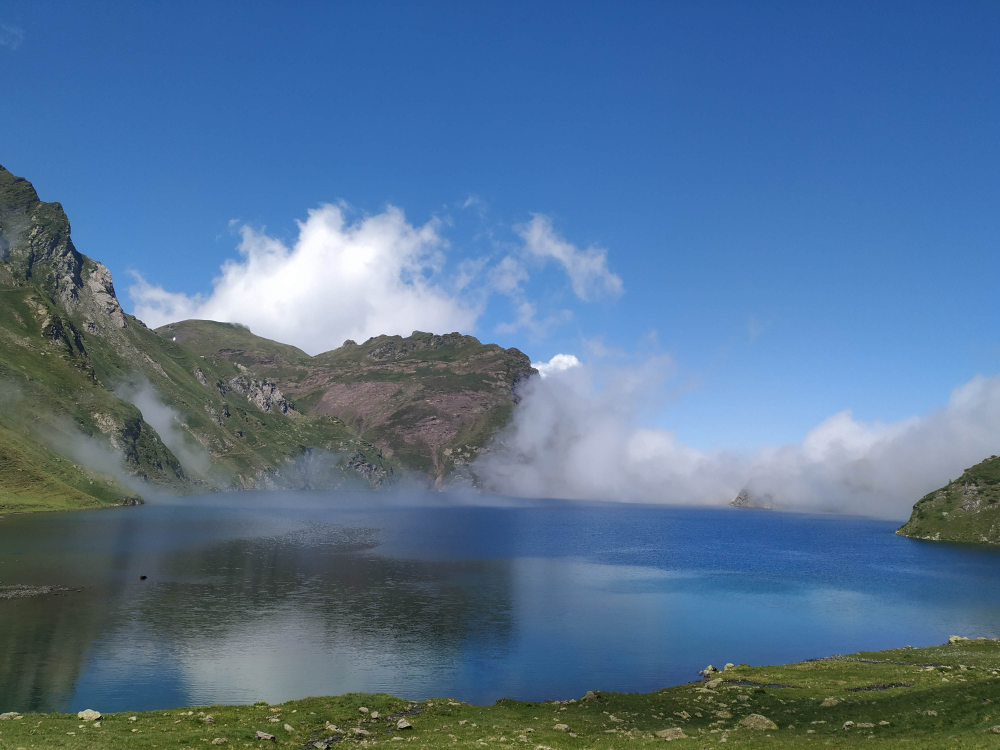
#> input picture landscape.bmp, 4000 x 3000 px (shown at 1/4 size)
$ jupyter execute TP_3_solution.ipynb
#> lines starting #> are read from the running program, lines starting #| are printed output that depends on the picture
# Image Deconvolution with Regularization

This numerical tour explores the use of
Sobolev and TV regularizations to perform image deconvolution.

## Imports

[cell 1]
import numpy as np
import matplotlib.pyplot as plt
from PIL import Image
plt.gray()

# seeding the code makes the results reproducible
# change the seed to get new realizations of numpy random variables
np.random.seed(33)

## The setting

This tour focuses on the deconvolution problem. We have a blurry and noisy measurement:
$$y=\Phi f_0 + w = f_0 \star h + w$$
where $h$ is the filter (low pass) and $w$ white Gaussian noise.

We consider variational deconvolution methods, that look for:
 $$f^\star \in \text{argmin}_f \frac{1}{2}\|y-\Phi f\|^2 + \lambda J(f)$$
where $J(f)$ is a prior energy.

In this tour we will consider a simple L2 prior (the image is assumed to have a bounded energy), a Sobolev prior
(the image is uniformly smooth) and an approximate total variation prior (the
image has edges of bounded perimeter).

Note that the parameter $\lambda$ should be carefully chosen to fit the
noise level.

## Image Blurring

Deconvolution corresponds to removing a blur from an image.
We use here a Gaussian blur.

First we load the image.

[cell 2]
# Download any image you want and put it in the same directory as this script, in the bmp format: 'name_of_image.bmp'
f0 = Image.open('landscape.bmp') # Change the name if needed
#> f0 is the input picture: PIL image 4000x3000 RGB; mean R, G, B 84.7, 115, 146.4

n = 256
f0 = f0.resize((n, n)) # Resize image
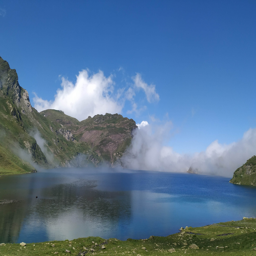
#> f0: PIL image 256x256 RGB; mean R, G, B 84.7, 115, 146.4

f0 = f0.convert('L') # Image to grayscale
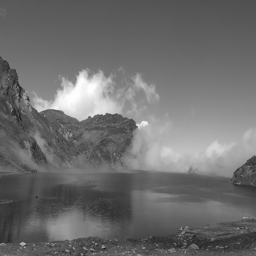
#> f0: PIL image 256x256 L; min 19, max 255, mean 109.5
f0 = np.array(f0) # Convert to numpy array
f0 = f0 / f0.max() # Values are now in [0, 1]
#> f0: shape (256, 256) float64

plt.axis('off')
plt.imshow(f0); # Display image

We build a convolution kernel.
Since we are going to use Fourier to compute the convolution,
we set the center of the kernel in the (1,1) pixel location.

[cell 3]
# Grid
x = np.concatenate((np.arange(0, n // 2), np.arange(-n // 2, 0)))
[Y, X] = np.meshgrid(x, x)

print('X = ', X)
print('Y = ', Y)

# Kernel h
s = 3
h = np.exp((-X ** 2 -Y ** 2) / (2 * s ** 2))
h /= sum(h.flatten())

We assign a name to the Fourier transform $\hat h$ (which should be real because of symmetry).

[cell 4]
hF = np.real(np.fft.fft2(h))

Display the kernel and its transform.
We use `fftshift` to center the filter for display.

[cell 5]
plt.subplot(1, 2, 1)
plt.axis('off')
plt.title('Filter')
plt.imshow(np.fft.fftshift(h))

plt.subplot(1, 2, 2)
plt.axis('off')
plt.title('Fourier transform')
plt.imshow(np.fft.fftshift(hF))

plt.show()
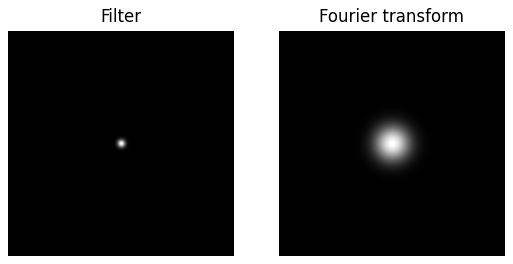
#> figure drawn by matplotlib, 2 panels

We use this short hand for the filtering.
Note that this is a symmetric operator.

[cell 6]
Phi = lambda x, h: np.real(np.fft.ifft2(np.fft.fft2(x) * np.fft.fft2(h)))

We use `Phi`, and NumPy's `random` module to compute $y = \Phi f_0 + w$.

[cell 7]
sigma = .02
y = Phi(f0, h) + np.random.randn(n,n) * sigma
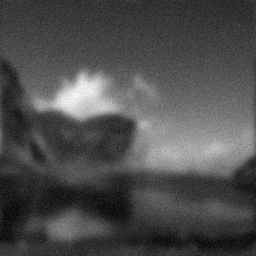
#> y: shape (256, 256) float64; min 0.162, max 1.04, mean 0.429; drawn with min black and max white

Display.

[cell 8]
snr = lambda x, y: 20 * np.log10(np.linalg.norm(x) / np.linalg.norm(x - y))

[cell 9]
plt.title('Observation, SNR={:.2f} dB'.format(snr(f0, y)))
plt.axis('off')
plt.imshow(y)
plt.show()

## Deconvolution with L2 Regularization

Deconvolution without regularization is obtained by dividing the Fourier transform of $y$ by $\hat h$:
 $$f^\star(\omega) = \frac{\hat y(\omega)}{\hat h(\omega)} = \hat f_0(\omega) + \hat w(\omega)/{\hat h(\omega)}.$$
Unfortunately this creates an explosion of the Noise. To avoid this explosion, we add a simple L2 regularization:
 $$f^{\star} = \text{argmin}_f \: \|y-\Phi f\|^2 + \lambda \|f\|^2.$$
Since the filtering is diagonalized over Fourier, the solution in the Fourier domain reads
 $$\hat f^\star_k(\omega) = \frac{\hat y_k(\omega) \overline{\hat h_k(\omega)}}{ |\hat h_k(\omega)|^2 + \lambda }.$$

Fourier transform of the observation:

[cell 10]
yF = np.fft.fft2(y)

We set a value for the regularization parameter:

[cell 11]
Lambda = 0.02

**Question 1:** Compute $f^\star$ and display the deconvoluted image and its SNR.

[cell 12]
fF = (yF * hF) / (np.abs(hF) ** 2 + Lambda)
f = np.real(np.fft.ifft2(fF))
plt.title('Deconvoluted image, SNR={:.2f} dB'.format(snr(f0, f)))
plt.imshow(f)
plt.show()

**Question 2:** Plot the SNR for $\lambda\le 0.05$. Display the deconvoluted image obtained with the best $\lambda$.

[cell 13]
Lambdas = np.linspace(0.001, 0.05)
def deconvolve_L2(Lambda):
#> called with Lambda = 0.001
    fF = (yF * hF) / (np.abs(hF) ** 2 + Lambda)
    return np.real(np.fft.ifft2(fF))
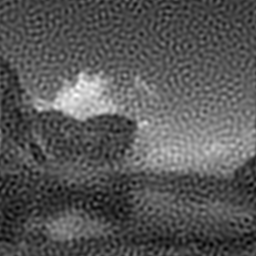
#> returned value: shape (256, 256) float64; min 0.0464, max 1.16, mean 0.429; drawn with min black and max white
SNRs = [snr(f0, deconvolve_L2(Lambda)) for Lambda in Lambdas]
#> call 3 of deconvolve_L2, with Lambda = 0.003
#> in deconvolve_L2 (call 3), `return np.real(np.fft.ifft2(fF))`:
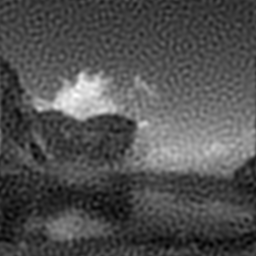
#> returned value: shape (256, 256) float64; min 0.119, max 1.1, mean 0.428; drawn with min black and max white
#> in deconvolve_L2 (call 35), `return np.real(np.fft.ifft2(fF))`:
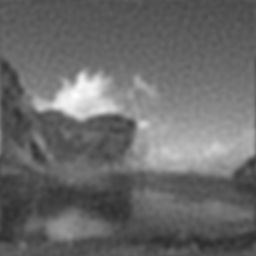
#> returned value: shape (256, 256) float64; min 0.181, max 1, mean 0.415
#> SNRs = 50 values, max 23.57 at index 17, min 17.1 at index 0, mean 22.76
plt.plot(Lambdas, SNRs)
plt.xlabel(r'$\lambda$')
plt.ylabel('SNR (dB)')
plt.show()
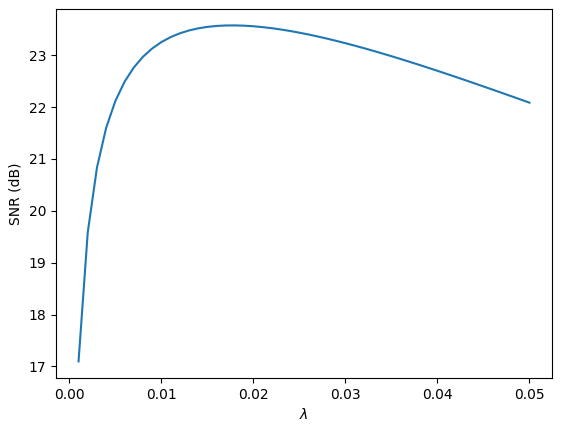
#> figure drawn by matplotlib, 1 panel; curve peaks at x = 0.018, y = 23.57

[cell 14]
best_lambda = Lambdas[np.argmax(SNRs)]
#> best_lambda = 0.018
plt.title('Optimal deconvoluted image, SNR={:.2f} dB'.format(snr(f0, deconvolve_L2(best_lambda))))
plt.imshow(deconvolve_L2(best_lambda))
plt.show()

## Deconvolution via Sobolev Regularization

L2 regularization did not perform any denoising. To remove some noise, we
can penalize high frequencies using Sobolev regularization. The Sobolev prior reads (note the conversion from spatial domain to Fourier domain)
 $$J(f) = \sum_x \|\nabla f(x)\|^2 = \sum_{\omega} S(\omega) \|\hat f(\omega)\|^2 $$
where $S(\omega)=\|\omega\|^2$.

Since this prior can be written over the Fourier domain, one can compute
the solution to the deblurring with Sobolev prior simply with the Fourier
coefficients:
 $$\hat f^\star(\omega) = \frac{\hat y(\omega) \overline{\hat h(\omega)}}{ \|\hat h(\omega)\|^2 + \lambda S(\omega) }$$

Recall we have a grid $X, Y$. We compute the Sobolev regularization (rescaled between 0 and 1):

[cell 15]
S = (X ** 2 + Y ** 2) * (2 / n) ** 2

**Question 3:** Again, find the optimal Lambda for this method and display the best deconvoluted image.

[cell 16]
def deconvolve_sobolev(Lambda):
#> called with Lambda = 0.001
    fF = yF * hF / (hF ** 2 + Lambda * S)
    return np.real(np.fft.ifft2(fF))
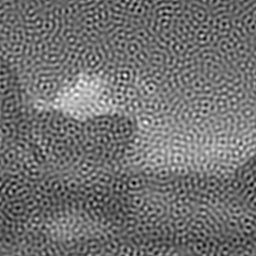
#> returned value: shape (256, 256) float64; min -0.418, max 1.48, mean 0.429; drawn with min black and max white

Lambdas = np.linspace(0.001, 1.)
SNRs = [snr(f0, deconvolve_sobolev(Lambda)) for Lambda in Lambdas]
#> SNRs = 50 values, max 24.15 at index 45, min 7.95 at index 0, mean 23.38
plt.plot(Lambdas, SNRs)
plt.xlabel(r'$\lambda$')
plt.ylabel('SNR (dB)')
plt.show()

[cell 17]
best_lambda = Lambdas[np.argmax(SNRs)]
#> best_lambda = 0.918
plt.title('Optimal deconvoluted image, SNR={:.2f} dB'.format(snr(f0, deconvolve_sobolev(best_lambda))))
plt.imshow(deconvolve_sobolev(best_lambda))
plt.show()

## Deconvolution by Total Variation Regularization

Sobolev regularization denoises but also tends to blur the
edges, thus leading to poor results on cartoon images.

The TV prior is able to better reconstruct sharp edges. It reads:
 $$J(f) = \sum_x \| \nabla f(x)\|$$

With respect to the Sobolev energy, it simply corresponds to taking
the L1 norm instead of the L2 norm, thus dropping the square in the
functional.

Unfortunately, the TV functional $J(f)$ is not a smooth function of the image
$f$. It thus requires the use of advanced convex optimization methods to
be minimized for regularization.

An alternative is to replace the absolute value by a smooth absolute value.
The smoothed TV norm reads:
 $$J(f) = \sum_x \sqrt{\|\nabla f(x)\|^2+\varepsilon^2}$$

When $\varepsilon$ gets close to zero, the smoothed energy becomes closer to
the original total variation, but the optimization becomes more
difficult. When $\varepsilon$ becomes large, the smoothed energy becomes
closer to the Sobolev energy, thus blurring the edges.

Unfortunately, this prior is non-quadratic, and cannot be expressed over
the Fourier domain. One thus needs to use an iterative scheme such as a
gradient descent to approximate the solution.

An iteration of the gradient descent reads:
 $$f^{(k+1)} = f^{(k)} - \tau \left( h \star (h \star f^{(k)} - y) +  \lambda \text{Grad} J(f^{(k)})  \right)$$

The gradient of the smoothed TV energy is:
 $$\text{Grad} J(f) = -\text{div}\left( \frac{\nabla f}{ \sqrt{\|\nabla f\|^2+\varepsilon^2} } \right)$$

[cell 18]
epsilon = 4e-2 # Regularization parameter for the TV norm
Lambda = 6e-1 # Regularization parameter

The value of $\tau$, the step size, should be strictly smaller than $\frac{2}{L}$, with $L$ the
Lipschitz constant of the Gradient of the functional to be minimized.

[cell 19]
tau = 1.9 / (1 + Lambda * 8 / epsilon)

In order to perform the gradient descent, we need to define the discretized gradient and div.

[cell 20]
def grad(f):
    s0 = np.concatenate((np.arange(1, f.shape[0]), [0]))
    s1 = np.concatenate((np.arange(1, f.shape[1]), [0]))
    return np.dstack((f[s0, :] - f, f[:, s1] - f))       # What is the shape of grad(f)? Why?

def div(g):
    s0 = np.concatenate(([g.shape[0] - 1], np.arange(0, g.shape[0] - 1)))
    s1 = np.concatenate(([g.shape[1] - 1], np.arange(0, g.shape[1] - 1)))
    return (g[:, :, 0] - g[s0, :, 0]) + (g[:, :, 1] - g[:, s1, 1])

We can check that the discretized grad and -div are adjoint one of each other.

[cell 21]
a = np.random.randn(n, n)
b = np.random.randn(n, n, 2)
dotp = lambda x,y: sum(x.flatten() * y.flatten())

print("Should be 0: " + str(dotp(grad(a), b) + dotp(a, div(b))))

Let us start the gradient descent. First, the initialization:

[cell 22]
fTV = y.copy() # initialization

**Question 4:** Compute the gradient of the smoothed TV functional $J$
 $$\text{Grad} J(f) = -\text{div}\left( \frac{\nabla f}{ \sqrt{\|\nabla f\|^2+\varepsilon^2} } \right).$$

[cell 23]
g = grad(fTV)
def grad_J(g):
    division = np.sqrt(np.sum(g ** 2, axis=2) + epsilon ** 2)
    return - div(g / np.repeat(division[:, :, None], 2, axis=2))
G = grad_J(g)

**Question 5:** Compute the smoothed TV norm of $J$
 $$J(f) = \sum_x \sqrt{\|\nabla f(x)\|^2+\varepsilon^2}.$$

[cell 24]
def J(g): # g is grad(fTV)
    return np.sum(np.sqrt(np.sum(g ** 2, axis=2) + epsilon ** 2))

print('Smoothed TV norm of the image: ' + str(round(J(g), 2)))
#| Smoothed TV norm of the image: 3661.69

**Question 6:** Implement a step of gradient descent  $$f^{(k+1)} = f^{(k)} - \tau \left( h \star (h \star f^{(k)} - y) +  \lambda \text{Grad} J(f^{(k)})  \right).$$ Recall that the convolution operator was denoted `Phi`.

[cell 25]
def full_grad(fTV, Lambda=Lambda):
    g = grad(fTV)
    G = grad_J(g)
    return (Phi(h, Phi(h, fTV) - y) + Lambda * G)

fTV -= tau * full_grad(fTV)

**Question 7:** Perform the deblurring by gradient descent.
Keep track of the function being minimized: $\lVert y - f\star h\rVert^2 + \lambda J(f)$.

[cell 26]
niter = 300
threshold = 1e-2
loss = []
fTV = y.copy()
g = grad(fTV)
J_val = J(g)
#> J_val = 3661.7
loss.append(0.5 * np.linalg.norm(y - Phi(fTV, h)) ** 2 + Lambda * J_val)
for i in range(niter) :
    fTV -= tau * full_grad(fTV)
    g = grad(fTV)
    J_val = J(g)
    loss.append(0.5 * np.linalg.norm(y - Phi(fTV, h)) ** 2 + Lambda * J_val)
    if loss[-2] - loss[-1] < threshold:
        print('Converged after {} iterations'.format(i))
        break
#> this loop made 88 passes
#> J_val on passes 1 to 12: 2893.3, 2750.1, 2723.4, 2714.5, 2710, 2707.2, 2705.2, 2703.6, 2702.2, 2701.1, 2700, 2699.1
#> after the loop, loss = 89 values, max 2212.4 at index 0, min 1630 at index 88, mean 1640.7

[cell 27]
plt.ylabel('Loss')
plt.xlabel('Iteration')
plt.plot(loss)
plt.show()

Display the result.

[cell 28]
plt.axis('off')
plt.title('Deconvoluted image, SNR = {:.2f}'.format(snr(f0, fTV)))
plt.imshow(fTV)
plt.show()

**Question 8:** Select manually a good value for $\lambda$ and display the result.

[cell 29]
def grad_descent(fTV, tau, Lambda, niter=1000, threshold=1e-2):
    loss = []
    i = 0
    g = grad(fTV)
    J_val = J(g)
    loss.append(0.5 * np.linalg.norm(y - Phi(fTV, h)) ** 2 + Lambda * J_val)
    for i in range(niter):
        fTV -= tau * full_grad(fTV, Lambda)
        g = grad(fTV)
        J_val = J(g)
        loss.append(0.5 * np.linalg.norm(y - Phi(fTV, h)) ** 2 + Lambda * J_val)
        if np.abs(loss[-1] - loss[-2]) < threshold:
            # print('converged in {} iterations'.format(i))
            break
    return fTV, loss

[cell 30]
Lambdas = np.linspace(0.001, 0.005, 20)
SNRs = []
for Lambda in Lambdas:
    tau = 1.9 / (1 + Lambda * 8 / epsilon)
    fTV = y.copy()
    fTV, _ = grad_descent(fTV, tau, Lambda, niter=400)
    SNRs.append(snr(f0, fTV))
#> after the loop, SNRs = [23.99, 24.05, 24.1, 24.13, 24.16, 24.16, 24.18, 24.19, 24.2, 24.19, 24.2, 24.2, 24.2, 24.2, 24.2, 24.2, 24.2, 24.2, 24.2, 24.19]

[cell 31]
plt.ylabel('SNR')
plt.xlabel(r'$\lambda$')
plt.plot(Lambdas, SNRs)
plt.show()

Display the result.

[cell 32]
best_lambda = Lambdas[np.argmax(SNRs)]
#> best_lambda = 0.00395
tau = 1.9 / (1 + best_lambda * 8 / epsilon)
#> tau = 1.06
fTV = y.copy()
fTV, _ = grad_descent(fTV, tau, best_lambda, niter=400)

plt.axis('off')
plt.title('Best deconvoluted image, SNR = {:.2f}'.format(snr(f0, fTV)))
plt.imshow(fTV)
plt.show()
